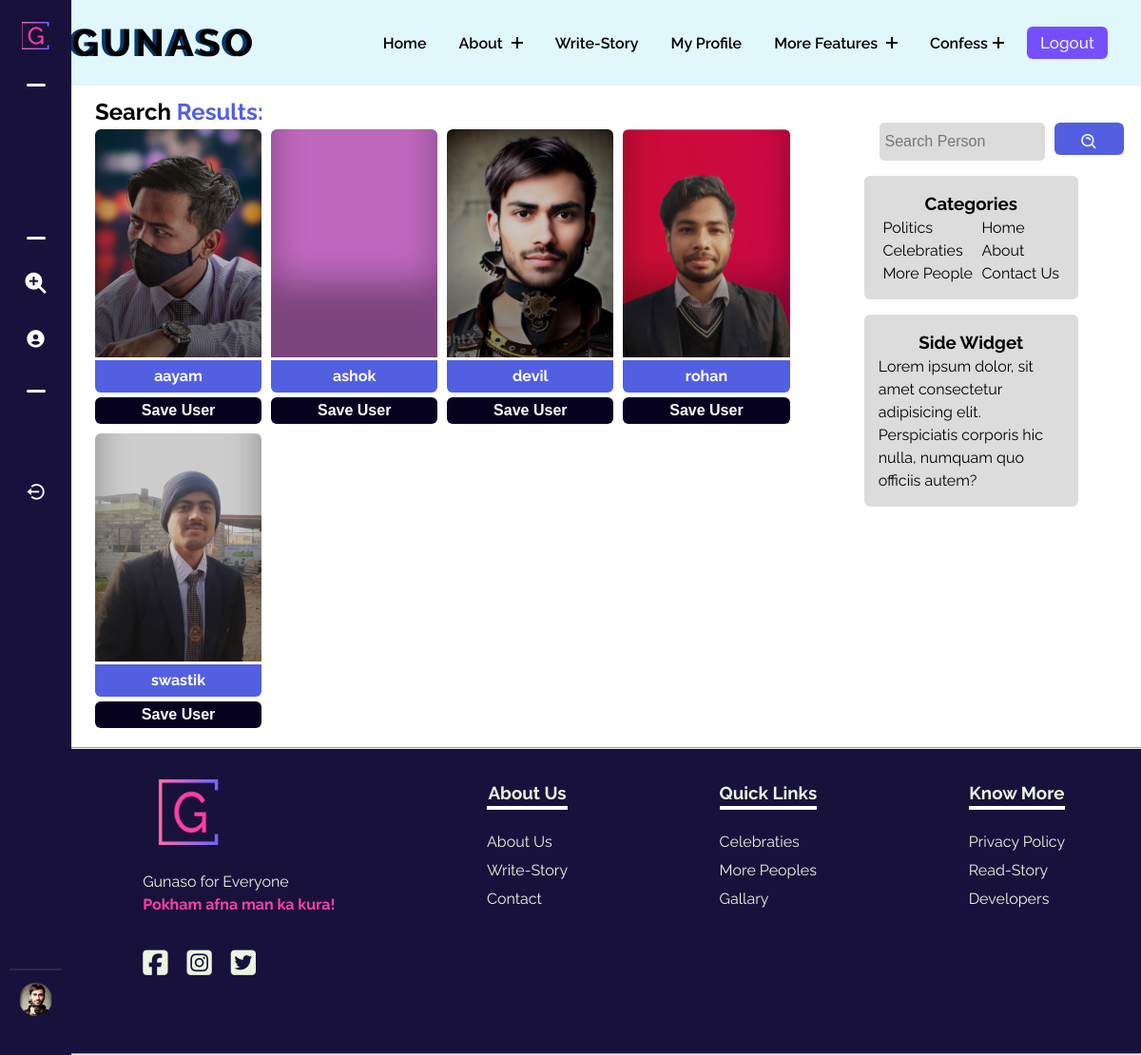
Screenshot of /searchperson/ (signed in) with the database file from the repository.
### gunasoApp/models.py (models this page shows, shortened)
class Profile(models.Model):
    user = models.OneToOneField(User, on_delete=models.CASCADE, related_name="Profile")
    image = models.ImageField(upload_to="gunasoApp/images/loggeduserImages", blank=True, default="upload-image")

### gunasoApp/views.py (the view)
# urls.py: path('searchperson/', views.searchperson, name="searchperson"),
def searchperson(request):
    query = request.GET.get('query', '')
    if len(query) > 100:
        allPerson = Profile.objects.none()
    else:
        try:
            user_id = int(query)
            person = Profile.objects.filter(user_id=user_id)
        except ValueError:
            person = Profile.objects.none()
        clipped_users_fetch = Clipping.objects.filter(user=request.user)
        saved_users = clipped_users_fetch.values_list('visitedUser', flat=True)
        allPersonContent = Profile.objects.filter(user__username__icontains=query)
        allPerson = person.union(allPersonContent)
    params = {'allPerson': allPerson, 'query': query, 'saved_users':saved_users}
    return render(request, 'searchperson.html', params)

### templates/searchperson.html (shortened to what this page needs)
{% extends 'base.html' %}
{% load static %}
    {% block base_style%}
    {{ block.super }}
    <link rel="stylesheet" href="{% static 'styles/persons.css' %}">
    {% endblock base_style%}
    {% block content %}
    <div class="famoustopicsmain">
        <div class="containflex">
            <div class="leftside">
                <h2>Search <span class="blue">Results:</span></h2>
                    <div class="gridcontain">
                        {% for profile in allPerson %}
                        <div data-aos="fade-up">
                            <div class="card" style="background-image: url(../media/{{profile.image}});">
                            </div>
                            <div class="linksbtns">
                                <a class="usernameanchor" href="../user/{{ profile.user }}">{{ profile.user }}</a>
                                {% if user.is_authenticated %}
                                {% if profile.user.id not in saved_users %}
                                <form action="../persons/{{ user }}/clip-system/{{ profile.user }}/" method="post">
                                    <input class="clipuserbtn" type="submit" value="Save User" name="" id="">
                                </form>
                                {% endif %}
                                {% endif %}
                            </div>
                        </div>
                        {% endfor %}
                    </div>
            </div>
            <div class="rightside">
                <div class="searchdiv">
                    <form method="get" action="{% url 'searchperson' %}">
                        <input class="searchinp" type="search" placeholder="Search Person" aria-label="Search"
                            name="query" id="query">
                        <button class="copybtn" type="submit" style="margin: 0;">
                            <i class='bx bx-search-alt'></i>
                        </button>
                    </form>
                </div>
                <div class="catandside">
                    <div class="categoriesdiv">
                        <h3>Categories</h3>
                        <div class="uls">
                            <ul class="lineone">
                                <li><a href="#">Politics</a></li>
                                <li><a href="#">Celebraties</a></li>
                                <li><a href="#">More People</a></li>
                            </ul>
                            <ul class="lineone">
                                <li><a href="/">Home</a></li>
                                <li><a href="/about">About</a></li>
                                <li><a href="/">Contact Us</a></li>
                            </ul>
                        </div>
                    </div>
                    <div class="categoriesdiv">
                        <h3>Side Widget</h3>
                        <p>Lorem ipsum dolor, sit amet consectetur adipisicing elit. Perspiciatis corporis hic nulla,
                            numquam quo officiis autem?</p>
                    </div>
                </div>
            </div>
        </div>
    </div>
    {% endblock %}

### templates/base.html (shortened to what this page needs)
{% load static %}
{% load webpush_notifications %}
<!DOCTYPE html>
<html lang="en">
<head>
    {% block base_style%}
    <link rel="stylesheet" href="{% static 'styles/base.css' %}">
    <link href="https://unpkg.com/aos@2.3.1/dist/aos.css" rel="stylesheet">
    {% endblock base_style%}
    <link rel="stylesheet" href="https://cdnjs.cloudflare.com/ajax/libs/font-awesome/4.7.0/css/font-awesome.min.css" />
    <link href="https://cdn.jsdelivr.net/npm/remixicon@4.0.0/fonts/remixicon.css" rel="stylesheet" />
    <link flex href="https://unpkg.com/boxicons@2.1.4/css/boxicons.min.css" rel="stylesheet" />
</head>
<body>
    <header class="header">
        <div class="container_nav">
            <div class="header-main">
                <div class="logo">
                    <a href="/">
                        <div class="contentlogo">
                            <h2 class="text" data-text="Gunaso">
                                Guanso
                            </h2>
                        </div>
                    </a>
                </div>
                <nav class="nav-menu">
                    <ul class="menu">
                        <li class="menu-item">
                            <a href="/">Home</a>
                        </li>
                        <li class="menu-item menu-item-has-children">
                            <a href="#" data-toggle="sub-menu">About <i class="plus"></i></a>
                        </li>
                        <li class="menu-item">
                            <a href="{% url 'writestory' %}">write-Story</a>
                        </li>
                        <li class="menu-item">
                            <a href="/user/{{request.user}}">My Profile</a>
                        </li>
                        <li class="menu-item menu-item-has-children">
                            <a href="#" data-toggle="sub-menu">More Features <i class="plus"></i></a>
                        </li>
                        <li class="menu-item menu-item-has-children">
                            <a href="#" data-toggle="sub-menu">Confess<i class="plus"></i></a>
                        </li>
                        {% if user.is_authenticated %}
                        <button id="logoutbtn" onclick="logoutfunc()">
                            Logout
                        </button>
                        {% endif %}
                    </ul>
                </nav>
            </div>
        </div>
    </header>
    <nav class="sidebar hoverable close">
        <div class="logo_items flex">
            <span class="nav_image">
                <img src="{% static 'images/logos/g-high-resolution-logo-transparent.png' %}" alt="logo_img" />
            </span>
        </div>
        <div class="menu_container">
            <div class="menu_items">
                <ul class="menu_item">
                    <div class="menu_title flex">
                        <span class="line"></span>
                    </div>
                    <li class="item">
                        <a href="/user/{{request.user}}" class="link flex">
                            <i style="color: #fff;">
                                <lord-icon src="https://cdn.lordicon.com/hrjifpbq.json" trigger="hover"
                                    style="width:35px;height:35px" colors="primary:#fff,secondary:#fff">
                                </lord-icon>
                            </i>
                        </a>
                    </li>
                    <li class="item">
                        <a href="{% url 'update_profile' %}" class="link flex">
                            <i>
                                <lord-icon src="https://cdn.lordicon.com/ifsxxxte.json" trigger="hover"
                                    style="width:30px;height:30px" colors="primary:#fff,secondary:#fff">
                                </lord-icon>
                            </i>
                        </a>
                    </li>
                </ul>
                <ul class="menu_item">
                    <div class="menu_title flex">
                        <span class="line"></span>
                    </div>
                    <li class="item">
                        <a href="{% url 'person' %}" class="link flex">
                            <i class="fa-solid fa-magnifying-glass-plus"></i>
                        </a>
                    </li>
                    <li class="item">
                        <a href="{% url 'topics' %}" class="link flex">
                            <i class='bx bxs-user-circle'></i>
                        </a>
                    </li>
                </ul>
                <ul class="menu_item">
                    <div class="menu_title flex">
                        <span class="line"></span>
                    </div>
                    <li class="item">
                        <a href="{% url 'readstory' %}" class="link flex">
                            <i>
                                <lord-icon src="https://cdn.lordicon.com/depeqmsz.json" trigger="hover"
                                    style="width:30px;height:30px" colors="primary:#fff,secondary:#fff">
                                </lord-icon>
                            </i>
                        </a>
                    </li>
                    <li class="item">
                        {% if user.is_authenticated %}
                        <a href="{% url 'logout' %}" class="link flex">
                            <i class='bx bx-log-out-circle'></i>
                        </a>
                        {% else %}
                        <a href="{% url 'login' %}" class="link flex">
                            <i class="fa-solid fa-arrow-right-from-bracket"></i>
                            <span>Login</span>
                        </a>
                        {% endif %}
                    </li>
                    <li class="item">
                        <a href="{% url 'developers' %}" class="link flex">
                            <i>
                                <lord-icon src="https://cdn.lordicon.com/eodeknny.json" trigger="hover"
                                    style="width:29px;height:29px; margin-left: 5px;" colors="primary:#fff,secondary:#fff">
                                </lord-icon>
                            </i>
                        </a>
                    </li>
                </ul>
            </div>
            <div class="sidebar_profile flex">
                {% if user.is_authenticated %}
                <span class="nav_image">
                    <img src="{{request.user.Profile.image.url}}" alt="logo_img"
                        style="border-radius: 50%; height: 35px; width:35px;" />
                </span>
                {% endif %}
            </div>
        </div>
    </nav>
    {% block content %} {% endblock %}
    <hr>
    <footer class="footer">
        <div class="fone">
            <img src="{% static 'images/logos/g-high-resolution-logo-transparent.png' %}" alt="lyamma lyamm logo"
                class="footer-logo">
            <p>Gunaso for Everyone<br> <span>Pokham afna man ka kura!</span></p>
            <div class="footer-links">
                <a href=""><i class="fa-brands fa-square-facebook"></i></a>
                <a href=""><i class="fa-brands fa-square-instagram"></i></a>
                <a href=""><i class="fa-brands fa-square-twitter"></i></a>
            </div>
        </div>
        <div class="ftwo">
            <ul>
                <h3 class="footer-h3">About Us</h3>
                <li><a href="{% url 'about' %}">About Us</a></li>
                <li><a href="{% url 'writestory' %}">Write-Story</a></li>
                <li><a href="{% url 'contact' %}">Contact</a></li>
            </ul>
        </div>
        <div class="fthree">
            <ul>
                <h3 class="footer-h3">Quick Links</h3>
                <li><a href="{% url 'topics'%}">Celebraties</a></li>
                <li><a href="{% url 'person'%}">More Peoples</a></li>
                <li><a href="{% url 'gallary' %}">Gallary</a></li>
            </ul>
        </div>
        <div class="ffour">
            <ul>
                <h3 class="footer-h3">Know More</h3>
                <li><a href="{% url 'privacypolicy' %}">Privacy Policy</a></li>
                <li><a href="{% url 'readstory' %}">Read-Story</a></li>
                <li><a href="{% url 'developers' %}">Developers</a></li>
            </ul>
        </div>
    </footer>
</body>
</html>

### static/styles/persons.css (style rules this page uses)
* { margin: 0; padding: 0; box-sizing: border-box; }
:root { --dark: #05386B; --darkgreen: #379683; --bcolor: #5CDB95; --backupgreen: #8EE4AF; --para: #EDF5E1; --mainheading: #FFF; --hotish: #FF3FA4; --skyblue: #525FE1; --deepdark: #1010; }
.blue { color: var(--skyblue); }
.copybtn { cursor: pointer; background-color: var(--skyblue); font-family: inherit; display: inline-block; width: 5em; height: 2em; line-height: 1.9em; margin: 10px 0; position: relative; overflow: hidden; border: 2px solid var(--color); transition: color .5s; z-index: 1; font-size: 17px; border-radius: 6px; font-weight: 500; color: var(--para); }
.copybtn:before { content: ""; position: absolute; z-index: -1; background: var(--skyblue); height: 150px; width: 200px; border-radius: 50%; }
.copybtn:before { top: 100%; left: 100%; transition: all .7s; }
.famoustopicsmain { margin: 0 .5rem 0 5rem; }
.containflex { padding: 10px; display: flex; gap: 20px; }
.gridcontain { display: grid; gap: 10px; grid-template-columns: repeat(4, 1fr) }
.card { padding: 6px; height: 30vh; border-top-left-radius: 6px; border-top-right-radius: 6px; box-shadow: rgba(0, 0, 0, 0.35) 0px -80px 36px -1px inset; background-color: violet; background-size: cover; background-position: center; background-repeat: no-repeat; filter: brightness(80%); }
a { text-decoration: none; }
.usernameanchor { display: flex; justify-content: center; font-weight: bold; margin-top: 3px; font-size: 16px; background-color: var(--skyblue); padding: 5px 10px; border-bottom-left-radius: 6px; border-bottom-right-radius: 6px; width: inherit; color: #ffffff; }
.linksbtns { display: flex; flex-direction: column; gap: 5px; }
.gridcontain form { width: 100%; }
form .clipuserbtn { border: none; cursor: pointer; display: flex; justify-content: center; font-weight: bold; font-size: 16px; background-color: rgb(7, 1, 32); padding: 5px 10px; border-radius: 6px; width: inherit; color: #ffffff; }
.leftside { padding: 0 10px 10px 10px; flex-basis: 70%; }
.rightside { padding-top: 13px; flex-basis: 30%; border-radius: 6px; }
.searchdiv { margin-top: 1rem; display: flex; align-items: center; margin-left: 4rem; }
.searchdiv form { display: flex; gap: 10px; }
.searchdiv i { line-height: 5vh; font-size: 20px; }
.searchinp { padding: 6px; width: 78%; background-color: gainsboro; height: 5vh; }
.searchinp { border: none; font-size: 16px; border-radius: 5px; }
.catandside { display: flex; flex-direction: column; align-items: center; }
.categoriesdiv { margin-top: 1rem; border-radius: 6px; padding: 15px; background-color: gainsboro; text-align: center; width: 70%; }
.categoriesdiv p { text-align: left; }
.uls { display: flex; justify-content: space-around; }
.uls ul { text-align: left; }
.uls ul li a { text-decoration: none; color: #000; cursor: pointer; }

### rows the page displays
Profile: image (picture), user "aayam"
Profile: user "ashok"
Profile: image (picture), user "devil"
Profile: image (picture), user "rohan"
Profile: image (picture), user "swastik"
